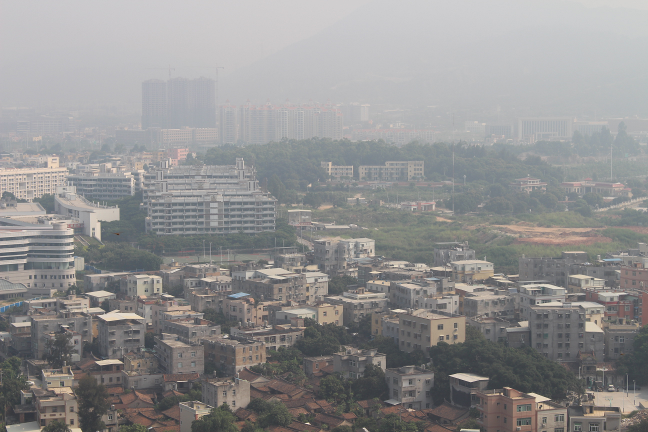
%> input picture image/hqu_village.png, 1296 x 864 px (shown at 1/2 size)
$ octave example.m   (GNU Octave 9; MATLAB toolbox functions it lacks are replaced by stand-ins)
%> lines starting %> are read from the running program, lines starting %| are printed output that depends on the picture
### waveletdehaze.m
%  This is the reference implementation of the wavelet dehaze
%  described in the paper:
%
%    Efficient single image dehazing and denoising: An efficient multi-scale correlated wavelet approach
%    Xin Liu, He Zhang, Yiu-ming Cheung, Xinge You, YuanYan Tang
%    Computer Vision and Image Understanding. Volume 162 (2017), Pages 23-33.
%
%  Please refer to the publication above if you use this software.
%
%  THIS SOFTWARE IS PROVIDED "AS IS" WITHOUT ANY EXPRESSED OR IMPLIED WARRANTIES
%  OF ANY KIND, INCLUDING BUT NOT LIMITED TO THE WARRANTIES OF MERCHANTABILITY,
%  FITNESS FOR A PARTICULAR PURPOSE AND NONINFRINGEMENT.  IN NO EVENT SHALL THE
%  AUTHORS OR COPYRIGHT HOLDERS BE LIABLE FOR ANY CLAIM, DAMAGES OR OTHER
%  LIABILITY, WHETHER IN AN ACTION OF CONTRACT, TORT OR OTHERWISE, ARISING FROM,
%  OUT OF OR IN CONNECTION WITH THIS SOFTWARE OR THE USE OR OTHER DEALINGS IN
%  THIS SOFTWARE.
%
%  Version 1.0 - December 2017.

% For the noisy image, the noise removal part can be embedded into this
% wavelet framework directly, and it is easy to code by the intertested designers themself.


function d = waveletdehaze(f,level, wname)
if (~exist('level','var'))
  level = 2;
end
if (~exist('wname','var'))
  wname = 'sym4';
end

coef = 2^level;

[C,S] = wavedec2(f,level,wname);

% estimate the noise standard deviation from the detail coefficients at level 1
if level~=0
    det1 = detcoef2('compact',C,S,1);
    tau = median(abs(det1))/0.6745;
end

A = appcoef2(C,S,wname,level);
[imD,t]= dehaze(A/coef,level); % removal haze in low frequency
NA=  (imD(:)*coef)';

for n = level:-1:1
    [CHD,CVD,CDD] = detcoef2('all',C,S,n);
    t = imresize(t,[size(CHD,1),size(CHD,2)],'bicubic');

    tD = cat(3,t,t,t);
    CHD = wthresh(CHD,'s',tau);              %Eqn(12)
    CVD = wthresh(CVD,'s',tau);              %Eqn(12)
    CDD = wthresh(CDD,'s',tau);              %Eqn(12)

    NCHD = bsxfun(@rdivide,CHD,t);           %Equ(16)
    NCVD = bsxfun(@rdivide,CVD,t);           %Equ(16)
    NCDD = bsxfun(@rdivide,CDD,t);           %Equ(16)

    NA = [NA NCHD(:)' NCVD(:)' NCDD(:)'];
end

d = waverec2(NA,S,wname);
d(d>1) = 1;
d(d<0) = 0;

### opendarkchannel.m

%  This is the reference implementation of the open dark channel
%  described in the paper:
%
%   Scene-adaptive Single Image Dehazing via Opening Dark Channel Model
%   IET image processing, vol. 10, no. 11, pp, 877-884, 2016
%   Efficient single image dehazing and denoising: An efficient multi-scale correlated wavelet approach
%   Computer Vision and Image Understanding. Volume 162 (2017), Pages 23-33.
% Copyright @ He Zhang and Xin Liu, 2017.

function dark=opendarkchannel(I, N)
    if (~exist('N','var'))
        N = 7;
    end
    if (isempty(N))
        N = 7;
    end
    dc = min(I, [], 3);
    se = strel('square', N);
    dark = imopen(dc, se);
return;

### atmlight.m
function A = atmLight(im, JDark)

% the color of the atmospheric light is very close to the color of the sky
% so just pick the first few pixels that are closest to 1 in JDark
% and take the average

% pick top 0.1% brightest pixels in the dark channel

% get the image size
[height, width, ~] = size(im);
imsize = width * height;

numpx = max(floor(imsize/1000),1); % accomodate for small images
JDarkVec = reshape(JDark,imsize,1); % a vector of pixels in JDark
ImVec = reshape(im,imsize,3);  % a vector of pixels in my image

[JDarkVec, indices] = sort(JDarkVec); %sort
indices = indices(imsize-numpx+1:end); % need the last few pixels because those are closest to 1

atmSum = zeros(1,3);
for ind = 1:numpx
    atmSum = atmSum + ImVec(indices(ind),:);
end

A = atmSum / numpx;

### dehaze.m
function [out, t]= dehaze(I,level,N, t0)
if (~exist('t0','var'))
  t0 = 0.3;
end

if (~exist('N','var'))
  N = 8;
end

d = 2.^level;

dark = opendarkchannel(I,N);
A = atmlight(I,dark);

transmission = transmissionEstimate(I, A);

jointImg = rgb2gray(I);
transmission = guidedfilter(jointImg, transmission ,ceil(30/d), 0.0001);
t= RF(transmission,10,0.1,3,jointImg);

out = recover(I, t, A, t0);
end

### transmissionEstimate.m
function transmission = transmissionEstimate(im, A , N)
if (~exist('N','var'))
  N = 15;
end
omega = 0.95; % the amount of haze we're keeping

im3 = zeros(size(im));
for ind = 1:3
    im3(:,:,ind) = im(:,:,ind)./A(ind);
end

transmission = 1-omega*opendarkchannel(im3,N);

### guidedfilter.m
function q = guidedfilter(I, p, r, eps)
%   GUIDEDFILTER   O(1) time implementation of guided filter.
%
%   - guidance image: I (should be a gray-scale/single channel image)
%   - filtering input image: p (should be a gray-scale/single channel image)
%   - local window radius: r
%   - regularization parameter: eps

[hei, wid] = size(I);
N = boxfilter(ones(hei, wid), r); % the size of each local patch; N=(2r+1)^2 except for boundary pixels.

%imwrite(uint8(N), 'N.jpg');
%figure,imshow(N,[]),title('N');


mean_I = boxfilter(I, r) ./ N;
mean_p = boxfilter(p, r) ./ N;
mean_Ip = boxfilter(I.*p, r) ./ N;
cov_Ip = mean_Ip - mean_I .* mean_p; % this is the covariance of (I, p) in each local patch.

mean_II = boxfilter(I.*I, r) ./ N;
var_I = mean_II - mean_I .* mean_I;

a = cov_Ip ./ (var_I + eps); % Eqn. (5) in the paper;
b = mean_p - a .* mean_I; % Eqn. (6) in the paper;

mean_a = boxfilter(a, r) ./ N;
mean_b = boxfilter(b, r) ./ N;

q = mean_a .* I + mean_b; % Eqn. (8) in the paper;
end

### boxfilter.m
function imDst = boxfilter(imSrc, r)

%   BOXFILTER   O(1) time box filtering using cumulative sum
%
%   - Definition imDst(x, y)=sum(sum(imSrc(x-r:x+r,y-r:y+r)));
%   - Running time independent of r;
%   - Equivalent to the function: colfilt(imSrc, [2*r+1, 2*r+1], 'sliding', @sum);
%   - But much faster.

[hei, wid] = size(imSrc);
imDst = zeros(size(imSrc));

%cumulative sum over Y axis
imCum = cumsum(imSrc, 1);
%difference over Y axis
imDst(1:r+1, :) = imCum(1+r:2*r+1, :);
imDst(r+2:hei-r, :) = imCum(2*r+2:hei, :) - imCum(1:hei-2*r-1, :);
imDst(hei-r+1:hei, :) = repmat(imCum(hei, :), [r, 1]) - imCum(hei-2*r:hei-r-1, :);

%cumulative sum over X axis
imCum = cumsum(imDst, 2);
%difference over Y axis
imDst(:, 1:r+1) = imCum(:, 1+r:2*r+1);
imDst(:, r+2:wid-r) = imCum(:, 2*r+2:wid) - imCum(:, 1:wid-2*r-1);
imDst(:, wid-r+1:wid) = repmat(imCum(:, wid), [1, r]) - imCum(:, wid-2*r:wid-r-1);
end

### RF.m
%  RF  Domain transform recursive edge-preserving filter.
%
%  F = RF(img, sigma_s, sigma_r, num_iterations, joint_image)
%
%  Parameters:
%    img             Input image to be filtered.
%    sigma_s         Filter spatial standard deviation.
%    sigma_r         Filter range standard deviation.
%    num_iterations  Number of iterations to perform (default: 3).
%    joint_image     Optional image for joint filtering.
%
%
%
%  This is the reference implementation of the domain transform RF filter
%  described in the paper:
%
%    Domain Transform for Edge-Aware Image and Video Processing
%    Eduardo S. L. Gastal  and  Manuel M. Oliveira
%    ACM Transactions on Graphics. Volume 30 (2011), Number 4.
%    Proceedings of SIGGRAPH 2011, Article 69.
%
%  Please refer to the publication above if you use this software. For an
%  up-to-date version go to:
%
%             http://inf.ufrgs.br/~eslgastal/DomainTransform/
%
%
%  THIS SOFTWARE IS PROVIDED "AS IS" WITHOUT ANY EXPRESSED OR IMPLIED WARRANTIES
%  OF ANY KIND, INCLUDING BUT NOT LIMITED TO THE WARRANTIES OF MERCHANTABILITY,
%  FITNESS FOR A PARTICULAR PURPOSE AND NONINFRINGEMENT.  IN NO EVENT SHALL THE
%  AUTHORS OR COPYRIGHT HOLDERS BE LIABLE FOR ANY CLAIM, DAMAGES OR OTHER
%  LIABILITY, WHETHER IN AN ACTION OF CONTRACT, TORT OR OTHERWISE, ARISING FROM,
%  OUT OF OR IN CONNECTION WITH THIS SOFTWARE OR THE USE OR OTHER DEALINGS IN
%  THIS SOFTWARE.
%
%  Version 1.0 - August 2011.

function F = RF(img, sigma_s, sigma_r, num_iterations, joint_image)

    I = double(img);

    if ~exist('num_iterations', 'var')
        num_iterations = 3;
    end

    if exist('joint_image', 'var') && ~isempty(joint_image)
        J = double(joint_image);

        if (size(I,1) ~= size(J,1)) || (size(I,2) ~= size(J,2))
            error('Input and joint images must have equal width and height.');
        end
    else
        J = I;
    end

    [h w num_joint_channels] = size(J);

    %% Compute the domain transform (Equation 11 of our paper).
    %%%%%%%%%%%%%%%%%%%%%%%%%%%%%%%%%%%%%%%%%%%%%%%%%%%%%%%%%%%%%%%%%%%%%%%%%%%%%%%%

    % Estimate horizontal and vertical partial derivatives using finite
    % differences.
    dIcdx = diff(J, 1, 2);
    dIcdy = diff(J, 1, 1);

    dIdx = zeros(h,w);
    dIdy = zeros(h,w);

    % Compute the l1-norm distance of neighbor pixels.
    for c = 1:num_joint_channels
        dIdx(:,2:end) = dIdx(:,2:end) + abs( dIcdx(:,:,c) );
        dIdy(2:end,:) = dIdy(2:end,:) + abs( dIcdy(:,:,c) );
    end

    % Compute the derivatives of the horizontal and vertical domain transforms.
    dHdx = (1 + sigma_s/sigma_r * dIdx);
    dVdy = (1 + sigma_s/sigma_r * dIdy);

    % We do not integrate the domain transforms since our recursive filter
    % uses the derivatives directly.
    %ct_H = cumsum(dHdx, 2);
    %ct_V = cumsum(dVdy, 1);

    % The vertical pass is performed using a transposed image.
    dVdy = dVdy';

    %% Perform the filtering.
    %%%%%%%%%%%%%%%%%%%%%%%%%%%%%%%%%%%%%%%%%%%%%%%%%%%%%%%%%%%%%%%%%%%%%%%%%%%%%%%%
    N = num_iterations;
    F = I;

    sigma_H = sigma_s;

    for i = 0:num_iterations - 1

        % Compute the sigma value for this iteration (Equation 14 of our paper).
        sigma_H_i = sigma_H * sqrt(3) * 2^(N - (i + 1)) / sqrt(4^N - 1);

        F = TransformedDomainRecursiveFilter_Horizontal(F, dHdx, sigma_H_i);
        F = image_transpose(F);

        F = TransformedDomainRecursiveFilter_Horizontal(F, dVdy, sigma_H_i);
        F = image_transpose(F);

    end

    F = cast(F, class(img));

end

%% Recursive filter.
%%%%%%%%%%%%%%%%%%%%%%%%%%%%%%%%%%%%%%%%%%%%%%%%%%%%%%%%%%%%%%%%%%%%%%%%%%%%%%%%
function F = TransformedDomainRecursiveFilter_Horizontal(I, D, sigma)

    % Feedback coefficient (Appendix of our paper).
    a = exp(-sqrt(2) / sigma);

    F = I;
    V = a.^D;

    [h w num_channels] = size(I);

    % Left -> Right filter.
    for i = 2:w
        for c = 1:num_channels
            F(:,i,c) = F(:,i,c) + V(:,i) .* ( F(:,i - 1,c) - F(:,i,c) );
        end
    end

    % Right -> Left filter.
    for i = w-1:-1:1
        for c = 1:num_channels
            F(:,i,c) = F(:,i,c) + V(:,i+1) .* ( F(:,i + 1,c) - F(:,i,c) );
        end
    end

end

%%
%%%%%%%%%%%%%%%%%%%%%%%%%%%%%%%%%%%%%%%%%%%%%%%%%%%%%%%%%%%%%%%%%%%%%%%%%%%%%%%%
function T = image_transpose(I)

    [h w num_channels] = size(I);

    T = zeros([w h num_channels], class(I));

    for c = 1:num_channels
        T(:,:,c) = I(:,:,c)';
    end

end

### recover.m
function res = recover(I, tran, A, tx)
    if (~exist('tx','var'))
        tx=0.1;
    end
    if (isempty(tx))
        tx=0.1;
    end

    [h,w,c] = size(I);
    res = zeros(h, w, c);

    tran = max(tran,tx);

    res(:,:,1) = (I(:,:,1) - A(1))./tran + A(1);
    res(:,:,2) = (I(:,:,2) - A(2))./tran + A(2);
    res(:,:,3) = (I(:,:,3) - A(3))./tran + A(3);

return;

### adjust.m
function adj = adjust(img,percen)
% This is a utility function used by the non-local image dehazing algorithm
% described in the paper:
% Non-Local Image Dehazing. Berman, D. and Treibitz, T. and Avidan S., CVPR2016,
% which can be found at:
% www.eng.tau.ac.il/~berman/NonLocalDehazing/NonLocalDehazing_CVPR2016.pdf
% If you use this code, please cite our paper.
%
% The software code of the non-local image dehazing algorithm is provided
% under the attached Non-commercial_copyright_license.rtf
% The license can also be found at:
% www.eng.tau.ac.il/~berman/NonLocalDehazing/Non-commercial_copyright_license.rtf
%
%
% Contrast stretch utility function. Clip percen percentages of the pixels,
% while avoiding a drastic change to the white-balance.

if ~exist('percen','var') || isempty(percen), percen=[0.01 0.99]; end;

% linear contrast stretch to [0,1], identical on all colors
minn=min(img(:));
img=img-minn;
img=img./max(img(:));

% limit the change magnitude so the WB would not be drastically changed
contrast_limit = stretchlim(img,percen);
val = 0.2;
contrast_limit(2,:) = max(contrast_limit(2,:), 0.2);
contrast_limit(2,:) = val*contrast_limit(2,:) + (1-val)*max(contrast_limit(2,:), mean(contrast_limit(2,:)));
contrast_limit(1,:) = val*contrast_limit(1,:) + (1-val)*min(contrast_limit(1,:), mean(contrast_limit(1,:)));
adj=imadjust(img,contrast_limit,[],1);

### example.m
% [25 lines of commented-out code are left out]


clear all; close all; clc;

f = im2double(imread('image/hqu_village.png'));
%f = im2double(imread('image/cone_0.02.png'));
%f = im2double(imread('image/tiananmen.png'));
d = waveletdehaze(f);
%> in waveletdehaze, `[C,S] = wavedec2(f,level,wname);`: S = [221 329 3; 221 329 3; 435 651 3; 864 1296 3]
%> in waveletdehaze, `tau = median(abs(det1))/0.6745;`: tau = 0.00839
%> in opendarkchannel, `dark = imopen(dc, se);`:
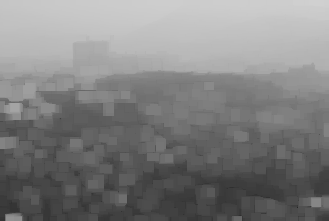
%> dark: size 221x329 double; min 0.152, max 0.818, mean 0.504
%> in atmLight, `indices = indices(imsize-numpx+1:end);`: indices = 72 values, max 71389 at index 17, min 68735 at index 1, mean 70161.8
%> the loop in atmLight, `for ind = 1:numpx` made 72 passes
%> atmSum on passes 1 to 12: [0.83 0.826 0.818], [1.66 1.65 1.64], [2.49 2.48 2.46], [3.32 3.31 3.28], [4.15 4.14 4.1], [4.98 4.96 4.92], [5.81 5.79 5.73], [6.63 6.61 6.55], [7.45 7.43 7.36], [8.27 8.25 8.18], [9.1 9.07 9], [9.92 9.9 9.82]
%> after the loop in atmLight, `for ind = 1:numpx`: atmSum = [59.7 59.52 58.96]
%> in atmLight, `A = atmSum / numpx;`: A = [0.829 0.827 0.819]
%> in transmissionEstimate, `transmission = 1-omega*opendarkchannel(im3,N);`:
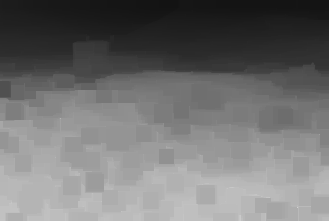
%> transmission: size 221x329 double; min 0.078, max 0.826, mean 0.443
%> in boxfilter, `imDst(:, wid-r+1:wid) = repmat(imCum(:, wid), [1, r]) - imCum(:, wid-2..`: imDst: size 221x329 double; min 81, max 289, mean 279.8
%> in boxfilter (call 2), `imDst(hei-r+1:hei, :) = repmat(imCum(hei, :), [r, 1]) - imCum(hei-2*r:..`: imDst: size 221x329 double; min 2.04, max 13.87, mean 9.42
%> in boxfilter (call 2), `imDst(:, 1:r+1) = imCum(:, 1+r:2*r+1);`: imDst: size 221x329 double; min 2.04, max 224.6, mean 12.6
%> in boxfilter (call 2), `imDst(:, wid-r+1:wid) = repmat(imCum(:, wid), [1, r]) - imCum(:, wid-2..`: imDst: size 221x329 double; min 22.53, max 235.2, mean 158
%> in boxfilter (call 3), `imDst(hei-r+1:hei, :) = repmat(imCum(hei, :), [r, 1]) - imCum(hei-2*r:..`: imDst: size 221x329 double; min 0.702, max 12.99, mean 7.39
%> in boxfilter (call 3), `imDst(:, 1:r+1) = imCum(:, 1+r:2*r+1);`: imDst: size 221x329 double; min 0.702, max 216.2, mean 9.9
%> in boxfilter (call 3), `imDst(:, wid-r+1:wid) = repmat(imCum(:, wid), [1, r]) - imCum(:, wid-2..`: imDst: size 221x329 double; min 6.52, max 217.5, mean 124.1
%> call 4 of boxfilter, with r = 8
%> in boxfilter (call 4), `imDst(hei-r+1:hei, :) = repmat(imCum(hei, :), [r, 1]) - imCum(hei-2*r:..`: imDst: size 221x329 double; min 0.567, max 7.76, mean 3.62
%> in boxfilter (call 4), `imDst(:, 1:r+1) = imCum(:, 1+r:2*r+1);`:
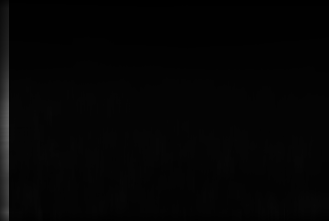
%> imDst: size 221x329 double; min 0.567, max 104.3, mean 4.9
%> in boxfilter (call 4), `imDst(:, wid-r+1:wid) = repmat(imCum(:, wid), [1, r]) - imCum(:, wid-2..`:
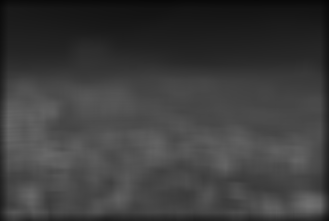
%> imDst: size 221x329 double; min 5.37, max 113.3, mean 60.8
%> in guidedfilter, `cov_Ip = mean_Ip - mean_I .* mean_p;`:
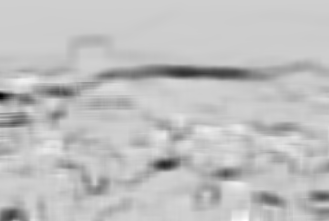
%> cov_Ip: size 221x329 double; min -0.00781, max 0.00179, mean -0.000567; drawn with min black and max white
%> call 5 of boxfilter, with r = 8
%> in boxfilter (call 5), `imCum = cumsum(imSrc, 1);`:
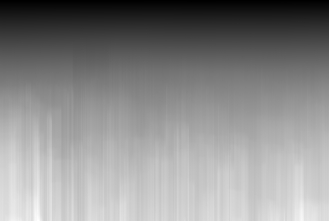
%> imCum: size 221x329 double; min 0.609, max 89.7, mean 49.1; drawn with min black and max white
%> in boxfilter (call 5), `imDst(hei-r+1:hei, :) = repmat(imCum(hei, :), [r, 1]) - imCum(hei-2*r:..`:
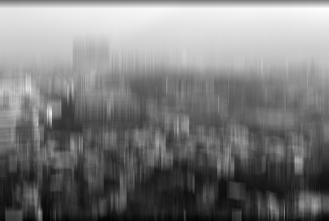
%> imDst: size 221x329 double; min 0.465, max 11.31, mean 5.78; drawn with min black and max white
%% Increase exposure
adj_percent = [0.001, 0.999];
img_dehazed = adjust(d,adj_percent);
%> in adjust, `minn=min(img(:));`: minn = 0
%> in adjust, `contrast_limit = stretchlim(img,percen);`: contrast_limit = [0 0 0; 1 0.901 0.83]
imshow([f img_dehazed])

$ run again, with image/cone_0.02.png copied over image/hqu_village.png
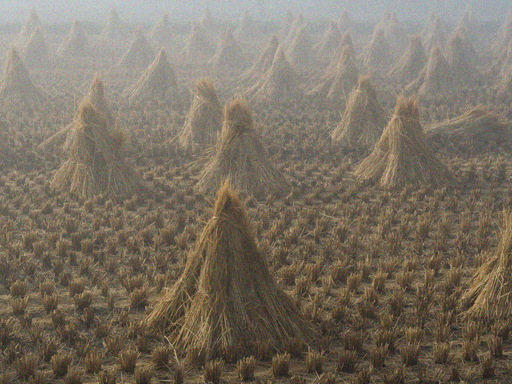
%> input picture image/cone_0.02.png, 512 x 384 px
%> S = [101 133 3; 101 133 3; 195 259 3; 384 512 3]
%> tau = 0.0286
%> indices = [205; 206; 207; 304; 305; 306; 307; 308; 405; 406; 407; 408; 409]
%> the loop in atmLight, `for ind = 1:numpx` made 13 passes
%> atmSum on passes 1 to 8: [0.753 0.784 0.798], [1.51 1.56 1.59], [2.25 2.33 2.36], [3 3.12 3.15], [3.75 3.91 3.94], [4.5 4.7 4.74], [5.26 5.48 5.53], [6 6.25 6.3]
%> in atmLight, `A = atmSum / numpx;`: A = [0.752 0.78 0.787]
%> in boxfilter (call 4), `imDst(:, wid-r+1:wid) = repmat(imCum(:, wid), [1, r]) - imCum(:, wid-2..`:
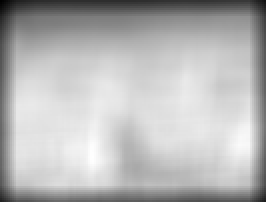
%> imDst: size 101x133 double (shown 2 times larger); min 8.7, max 85.65, mean 63.7; drawn with min black and max white
%> in boxfilter (call 5), `imDst(hei-r+1:hei, :) = repmat(imCum(hei, :), [r, 1]) - imCum(hei-2*r:..`:
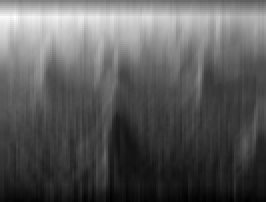
%> imDst: size 101x133 double (shown 2 times larger); min 0.457, max 9.17, mean 3.56; drawn with min black and max white
%> minn = 0
%> contrast_limit = [0.0507 0.0137 0; 0.854 0.858 0.863]
